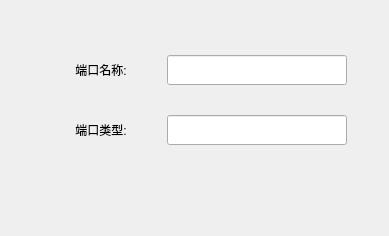
<?xml version="1.0" encoding="UTF-8"?>
<ui version="4.0">
 <class>MyPortInitialDialog</class>
 <widget class="QDialog" name="MyPortInitialDialog">
  <property name="geometry">
   <rect>
    <x>0</x>
    <y>0</y>
    <width>389</width>
    <height>236</height>
   </rect>
  </property>
  <property name="windowTitle">
   <string>Dialog</string>
  </property>
  <layout class="QVBoxLayout" name="verticalLayout">
   <property name="margin">
    <number>0</number>
   </property>
   <item>
    <widget class="QWidget" name="widget" native="true">
     <layout class="QVBoxLayout" name="verticalLayout_3">
      <property name="margin">
       <number>2</number>
      </property>
      <item>
       <widget class="QWidget" name="widget_2" native="true">
        <layout class="QVBoxLayout" name="verticalLayout_2">
         <item>
          <spacer name="verticalSpacer">
           <property name="orientation">
            <enum>Qt::Vertical</enum>
           </property>
           <property name="sizeType">
            <enum>QSizePolicy::Fixed</enum>
           </property>
           <property name="sizeHint" stdset="0">
            <size>
             <width>20</width>
             <height>20</height>
            </size>
           </property>
          </spacer>
         </item>
         <item>
          <layout class="QHBoxLayout" name="horizontalLayout">
           <item>
            <spacer name="horizontalSpacer_3">
             <property name="orientation">
              <enum>Qt::Horizontal</enum>
             </property>
             <property name="sizeHint" stdset="0">
              <size>
               <width>40</width>
               <height>20</height>
              </size>
             </property>
            </spacer>
           </item>
           <item>
            <widget class="QLabel" name="label">
             <property name="minimumSize">
              <size>
               <width>120</width>
               <height>25</height>
              </size>
             </property>
             <property name="maximumSize">
              <size>
               <width>120</width>
               <height>25</height>
              </size>
             </property>
             <property name="text">
              <string>端口名称:</string>
             </property>
             <property name="alignment">
              <set>Qt::AlignCenter</set>
             </property>
            </widget>
           </item>
           <item>
            <widget class="QLineEdit" name="lineEdit">
             <property name="minimumSize">
              <size>
               <width>180</width>
               <height>30</height>
              </size>
             </property>
             <property name="maximumSize">
              <size>
               <width>180</width>
               <height>16777215</height>
              </size>
             </property>
            </widget>
           </item>
           <item>
            <spacer name="horizontalSpacer_4">
             <property name="orientation">
              <enum>Qt::Horizontal</enum>
             </property>
             <property name="sizeHint" stdset="0">
              <size>
               <width>40</width>
               <height>20</height>
              </size>
             </property>
            </spacer>
           </item>
          </layout>
         </item>
         <item>
          <layout class="QHBoxLayout" name="horizontalLayout_2">
           <item>
            <spacer name="horizontalSpacer_5">
             <property name="orientation">
              <enum>Qt::Horizontal</enum>
             </property>
             <property name="sizeHint" stdset="0">
              <size>
               <width>40</width>
               <height>20</height>
              </size>
             </property>
            </spacer>
           </item>
           <item>
            <widget class="QLabel" name="label_2">
             <property name="minimumSize">
              <size>
               <width>120</width>
               <height>25</height>
              </size>
             </property>
             <property name="maximumSize">
              <size>
               <width>120</width>
               <height>25</height>
              </size>
             </property>
             <property name="text">
              <string>端口类型:</string>
             </property>
             <property name="alignment">
              <set>Qt::AlignCenter</set>
             </property>
            </widget>
           </item>
           <item>
            <widget class="QLineEdit" name="lineEdit_2">
             <property name="minimumSize">
              <size>
               <width>180</width>
               <height>30</height>
              </size>
             </property>
             <property name="maximumSize">
              <size>
               <width>180</width>
               <height>16777215</height>
              </size>
             </property>
            </widget>
           </item>
           <item>
            <spacer name="horizontalSpacer_6">
             <property name="orientation">
              <enum>Qt::Horizontal</enum>
             </property>
             <property name="sizeHint" stdset="0">
              <size>
               <width>40</width>
               <height>20</height>
              </size>
             </property>
            </spacer>
           </item>
          </layout>
         </item>
         <item>
          <spacer name="verticalSpacer_2">
           <property name="orientation">
            <enum>Qt::Vertical</enum>
           </property>
           <property name="sizeType">
            <enum>QSizePolicy::Fixed</enum>
           </property>
           <property name="sizeHint" stdset="0">
            <size>
             <width>20</width>
             <height>20</height>
            </size>
           </property>
          </spacer>
         </item>
        </layout>
       </widget>
      </item>
      <item>
       <widget class="MyChooseBar" name="widget_3" native="true">
        <property name="maximumSize">
         <size>
          <width>16777215</width>
          <height>30</height>
         </size>
        </property>
       </widget>
      </item>
     </layout>
    </widget>
   </item>
  </layout>
 </widget>
 <customwidgets>
  <customwidget>
   <class>MyChooseBar</class>
   <extends>QWidget</extends>
   <header>mychoosebar.h</header>
   <container>1</container>
  </customwidget>
 </customwidgets>
 <resources/>
 <connections/>
</ui>
